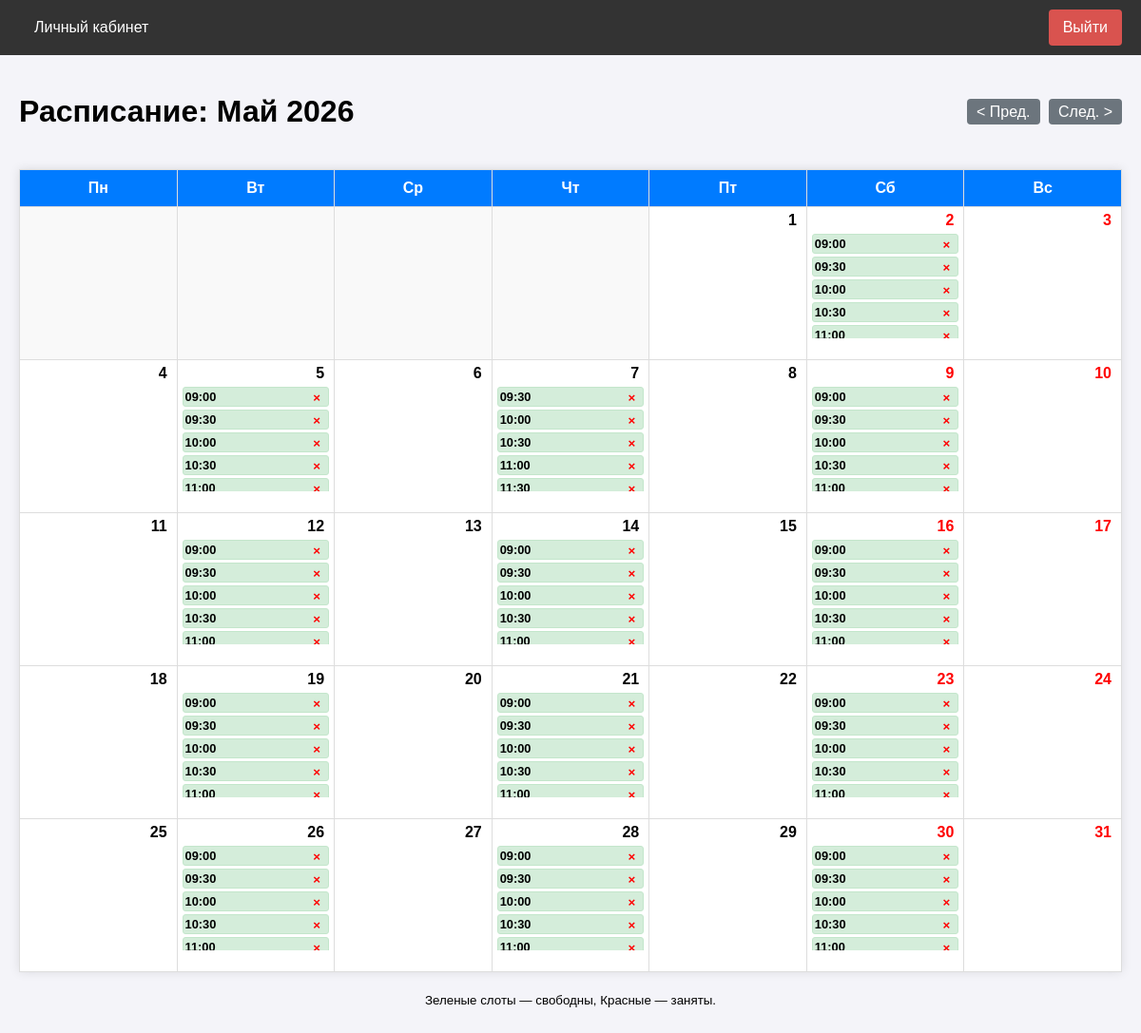
/doctor/schedule (signed in), run on an earlier commit of the app's database.
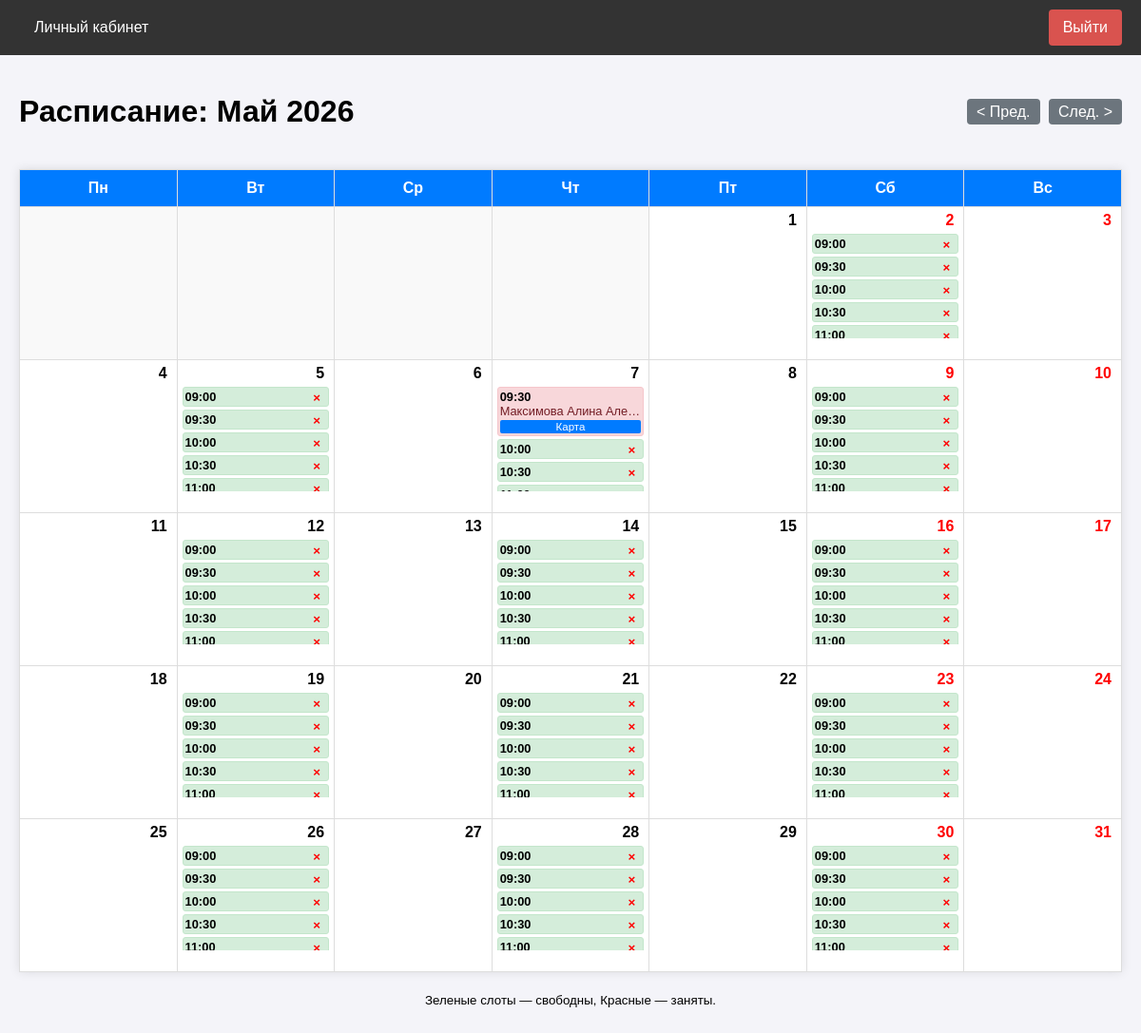
And on a later commit of the database.
### app/models.py (models this page shows, shortened)
class ScheduleSlot(db.Model):
    __tablename__ = 'schedule_slots'
    id = db.Column(db.Integer, primary_key=True)
    doctor_id = db.Column(db.Integer, db.ForeignKey('users.id'), nullable=False)
    start_time = db.Column(db.DateTime, nullable=False, index=True)
    end_time = db.Column(db.DateTime, nullable=False)
    is_available = db.Column(db.Boolean, default=True) # True - свободно, False - занято/отменено
    appointment = db.relationship('Appointment', uselist=False, backref='slot')

class User(UserMixin, db.Model):
    __tablename__ = 'users'
    id = db.Column(db.Integer, primary_key=True)
    username = db.Column(db.String(64), index=True, unique=True)
    email = db.Column(db.String(120), index=True, unique=True)
    phone = db.Column(db.String(20), index=True, unique=True)
    password_hash = db.Column(db.String(256))
    role = db.Column(db.String(20), index=True, default='patient')
    specialty = db.Column(db.String(100), nullable=True) # Для врача
    office_number = db.Column(db.String(10), nullable=True) # Для врача
    oms_number = db.Column(db.String(20), nullable=True) # Для пациента
    created_at = db.Column(db.DateTime, default=datetime.utcnow)
    appointments_as_patient = db.relationship('Appointment', foreign_keys='Appointment.patient_id', backref='patient', lazy='dynamic')
    appointments_as_doctor = db.relationship('Appointment', foreign_keys='Appointment.doctor_id', backref='doctor', lazy='dynamic')
    schedule_slots = db.relationship('ScheduleSlot', backref='doctor', lazy='dynamic')
    action_logs = db.relationship('ActionLog', backref='user', lazy='dynamic')

### app/doctor/routes.py (the view)
@bp.route('/schedule')
@login_required
@role_required('doctor')
def schedule():
    year = request.args.get('year', type=int)
    month = request.args.get('month', type=int)
    now = datetime.now()
    if not year or not month:
        year = now.year
        month = now.month
    cal = calendar.Calendar(firstweekday=0) # Понедельник - первый день
    month_days = cal.monthdayscalendar(year, month)
    start_date = datetime(year, month, 1)
    if month == 12:
        end_date = datetime(year + 1, 1, 1) - timedelta(seconds=1)
    else:
        end_date = datetime(year, month + 1, 1) - timedelta(seconds=1)
    slots = ScheduleSlot.query.filter(
        ScheduleSlot.doctor_id == current_user.id,
        ScheduleSlot.start_time >= start_date,
        ScheduleSlot.start_time <= end_date
    ).order_by(ScheduleSlot.start_time).all()
    slots_by_day = {}
    for slot in slots:
        day_key = slot.start_time.date()
        if day_key not in slots_by_day:
            slots_by_day[day_key] = []
        slots_by_day[day_key].append(slot)
    month_names = [
        "Январь", "Февраль", "Март", "Апрель", "Май", "Июнь",
        "Июль", "Август", "Сентябрь", "Октябрь", "Ноябрь", "Декабрь"
    ]
    prev_month = month - 1
    prev_year = year
    if prev_month < 1:
        prev_month = 12
        prev_year -= 1
    next_month = month + 1
    next_year = year
    if next_month > 12:
        next_month = 1
        next_year += 1
    return render_template('doctor/schedule.html',
                           title='Мое расписание',
                           month_days=month_days,
                           year=year,
                           month=month,
                           month_name=month_names[month-1],
                           slots_by_day=slots_by_day,
                           prev_year=prev_year, prev_month=prev_month,
                           next_year=next_year, next_month=next_month)

### app/models.py (called while the page is built)
@login_manager.user_loader
def load_user(user_id):
    return User.query.get(int(user_id))

### app/utils.py (called while the page is built)
def role_required(role):
    def decorator(f):
        @wraps(f)
        def decorated_function(*args, **kwargs):
            if not current_user.is_authenticated:
                return redirect(url_for('auth.login'))
            if current_user.role != role:
                flash('У вас нет доступа к этой странице.')
                return redirect(url_for('main.index'))
            return f(*args, **kwargs)
        return decorated_function
    return decorator

### app/templates/doctor/schedule.html (shortened to what the changed rows need)
{% extends "base.html" %}
{% block content %}
<div class="schedule-container">
    <div style="display: flex; justify-content: space-between; align-items: center; margin-bottom: 20px;">
        <h1>Расписание: {{ month_name }} {{ year }}</h1>
    </div>
    <table style="width: 100%; border-collapse: collapse; background-color: white; box-shadow: 0 0 10px rgba(0,0,0,0.1); table-layout: fixed;">
        <colgroup>
        </colgroup>
        <thead>
            <tr style="background-color: #007bff; color: white;">
                <th style="padding: 10px; border: 1px solid #ddd;">Пн</th>
                <th style="padding: 10px; border: 1px solid #ddd;">Вт</th>
                <th style="padding: 10px; border: 1px solid #ddd;">Ср</th>
                <th style="padding: 10px; border: 1px solid #ddd;">Чт</th>
                <th style="padding: 10px; border: 1px solid #ddd;">Пт</th>
                <th style="padding: 10px; border: 1px solid #ddd;">Сб</th>
                <th style="padding: 10px; border: 1px solid #ddd;">Вс</th>
            </tr>
        </thead>
        <tbody>
            {% for week in month_days %}
            <tr>
                {% for day in week %}
                    {% if day == 0 %}
                        <td style="border: 1px solid #ddd; height: 150px; vertical-align: top; background-color: #f9f9f9;"></td>
                    {% else %}
                        {% set current_date = datetime(year, month, day).date() %}
                        <td style="border: 1px solid #ddd; height: 150px; vertical-align: top; padding: 5px; position: relative; overflow: hidden;">
                            <div style="font-weight: bold; text-align: right; padding-right: 5px; color: {% if current_date.weekday() >= 5 %}red{% endif %};">
                                {{ day }}
                            </div>
                            <div style="margin-top: 5px; font-size: 0.8em; max-height: 110px; overflow-y: auto;">
                                {% if current_date in slots_by_day %}
                                    {% for slot in slots_by_day[current_date] %}
                                        <div style="margin-bottom: 3px; padding: 2px; border-radius: 3px; background-color: {% if slot.is_available %}#d4edda{% else %}#f8d7da{% endif %}; border: 1px solid {% if slot.is_available %}#c3e6cb{% else %}#f5c6cb{% endif %}; word-wrap: break-word;">
                                            <strong>{{ slot.start_time.strftime('%H:%M') }}</strong>
                                            {% if slot.is_available %}
                                                <form action="{{ url_for('doctor.cancel_slot', slot_id=slot.id) }}" method="post" style="display:inline; float:right;" onsubmit="return confirm('Удалить слот?');">
                                                    <button type="submit" style="border:none; background:none; color:red; cursor:pointer; font-weight:bold;">&times;</button>
                                                </form>
                                            {% else %}
                                                <div style="color: #721c24; white-space: nowrap; overflow: hidden; text-overflow: ellipsis;" title="{{ slot.appointment.patient.username }}">
                                                    {{ slot.appointment.patient.username }}
                                                </div>
                                                <a href="{{ url_for('doctor.edit_appointment', appointment_id=slot.appointment.id) }}" style="display:block; text-align:center; background:#007bff; color:white; text-decoration:none; padding:1px; margin-top:2px; border-radius:2px; font-size: 0.9em;">
                                                    Карта
                                                </a>
                                            {% endif %}
                                        </div>
                                    {% endfor %}
                                {% endif %}
                            </div>
                        </td>
                    {% endif %}
                {% endfor %}
            </tr>
            {% endfor %}
        </tbody>
    </table>
</div>
{% endblock %}

What changed in the data, as far as the page shows it:
no longer on this page (row unchanged): ScheduleSlot: start_time "11:00", shown under "7"
no longer on this page (row unchanged): ScheduleSlot: start_time "11:30", shown under "7"
changed ScheduleSlot: is_available True → False (drawn)
Also different on the page:
new list line: "Максимова Алина Але… Карта"
